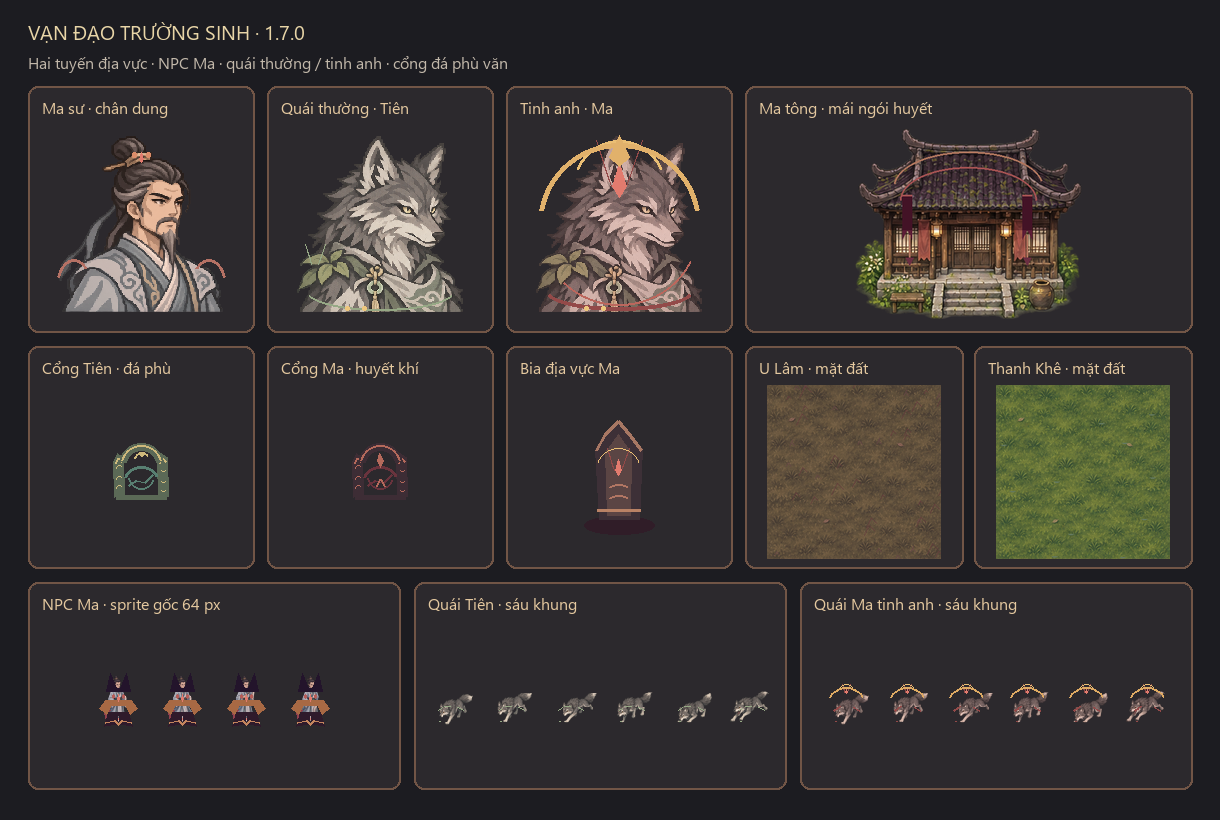

Here is the Python script that generated this plot:
"""Build a small review board from exported native art (not used by the game)."""
from pathlib import Path
from PIL import Image, ImageDraw, ImageFont

ROOT=Path(__file__).resolve().parents[2]
ASSETS=ROOT/'client/public/assets'
OUT=Path(__file__).parent/'preview.png'
board=Image.new('RGB',(1220,820),(28,28,33))
d=ImageDraw.Draw(board)
font=ImageFont.truetype('C:/Windows/Fonts/segoeui.ttf',20)
small=ImageFont.truetype('C:/Windows/Fonts/segoeui.ttf',16)
d.text((28,18),'VẠN ĐẠO TRƯỜNG SINH · 1.7.0',font=font,fill='#e8d5a7')
d.text((28,51),'Hai tuyến địa vực · NPC Ma · quái thường / tinh anh · cổng đá phù văn',font=small,fill='#c2b8aa')

def panel(x,y,w,h,label,path,size=None,nearest=False):
    d.rounded_rectangle((x,y,x+w,y+h),radius=10,fill=(44,41,45),outline=(113,85,70),width=2)
    d.text((x+14,y+10),label,font=small,fill='#e4c89f')
    art=Image.open(ASSETS/path).convert('RGBA')
    if size:
        art.thumbnail(size,Image.Resampling.NEAREST if nearest else Image.Resampling.LANCZOS)
    px=x+(w-art.width)//2
    py=y+38+(h-46-art.height)//2
    board.paste(art,(px,py),art)

panel(28,86,226,246,'Ma sư · chân dung','v170/avatar_npc_mentor_demonic.png')
panel(267,86,226,246,'Quái thường · Tiên','v170/avatar_mon_001_immortal.png')
panel(506,86,226,246,'Tinh anh · Ma','v170/avatar_mon_001_elite_demonic.png')
panel(745,86,447,246,'Ma tông · mái ngói huyết','v170/building_hall_demonic.png',(405,190))
panel(28,346,226,222,'Cổng Tiên · đá phù','v170/prop_portal_immortal.png',(128,128),True)
panel(267,346,226,222,'Cổng Ma · huyết khí','v170/prop_portal_demonic.png',(128,128),True)
panel(506,346,226,222,'Bia địa vực Ma','v170/prop_ma_map_thanh_khe_rung.png',(125,160))
panel(745,346,218,222,'U Lâm · mặt đất','v170/mapground_map_u_lam_demonic.png',(174,174))
panel(974,346,218,222,'Thanh Khê · mặt đất','v160/mapground_map_thanh_khe_rung_immortal.png',(174,174))
panel(28,582,372,207,'NPC Ma · sprite gốc 64 px','v170/npc_mentor_demonic.png',(256,64),True)
panel(414,582,372,207,'Quái Tiên · sáu khung','v170/mon_001_immortal.png',(360,64),True)
panel(800,582,392,207,'Quái Ma tinh anh · sáu khung','v170/mon_001_elite_demonic.png',(360,64),True)
board.save(OUT,optimize=True)
print(OUT)
